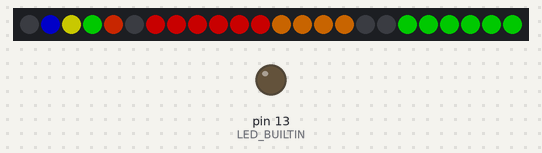
The sketch below on a simulated Arduino Uno, built with avr-gcc and run on an emulated ATmega328P. On the bench: 24 RGB LEDs in strip order, left to right, output pins drawn as LEDs (lit = HIGH). Dim RGB values are drawn brighter than linear.

Above: at 0.1 s.
At 5.1 s:
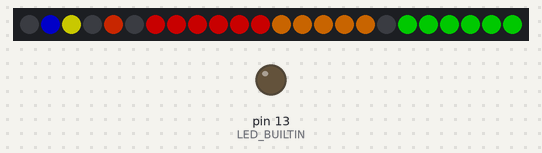
At 17.1 s:
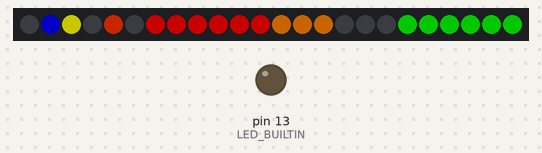
At 25.6 s:
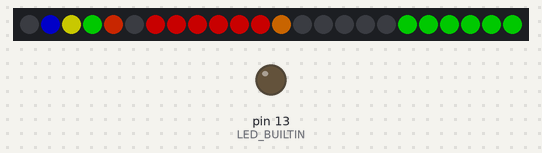
At 34.1 s:
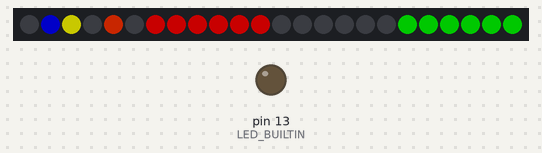

The sketch:

ulate.ino
```cpp
#include <Adafruit_NeoPixel.h>

#define NUM_LEDS 24
#define ROWS 4
#define LED_PER_ROW (unsigned char)(NUM_LEDS / ROWS)
#define DATA_PIN 8
#define BLINK_PERIOD 500

Adafruit_NeoPixel pixels(NUM_LEDS, DATA_PIN, NEO_GRB | NEO_KHZ800);

const uint32_t GREEN = pixels.Color(0, 255, 0);
const uint32_t RED = pixels.Color(255, 0, 0);
const uint32_t BLUE = pixels.Color(0, 0, 255);
const uint32_t BLACK = pixels.Color(0, 0, 0);
const uint32_t WHITE = pixels.Color(255, 255, 255);

const uint32_t metroColors[] = {pixels.Color(0, 0, 255), pixels.Color(255, 255, 0), pixels.Color(0, 255, 0), pixels.Color(255, 50, 0)};
const uint32_t busColors[] = {pixels.Color(255, 0, 255), pixels.Color(255, 255, 255), pixels.Color(255, 128, 0), pixels.Color(127, 127, 255)};

byte modes[ROWS]; // 0 = Not assigned     1 = Metro     2 = Traffic     3 = Bus
int animationFlags[ROWS];
long timer;
int demoPercentage = 100;

byte row = -1;
byte mode = -1;
byte option[3] = {0, 0, 0};
byte buffer[5];

void initRegisters()
{
    for (uint8_t i = 0; i < ROWS; i++)
    {
        modes[i] = 0;
        animationFlags[i] = 0;
    }
    timer = 0;
}

// Mirror every 2 rows when setting pixels to mimic the project's wiring
void setPixelColor(uint8_t pixelNumber, uint32_t color)
{
    if (((pixelNumber / LED_PER_ROW) % 2) == 1)
    {
        // The following expression makes absolutely no sense because I wrote it at 4 in the morning...
        // But hey... It works! :)
        pixelNumber = ((pixelNumber / LED_PER_ROW) * LED_PER_ROW) + (((pixelNumber / LED_PER_ROW) * LED_PER_ROW) + LED_PER_ROW) - pixelNumber - 1;
    }
    pixels.setPixelColor(pixelNumber, color);
}

// Set a row to black
void setRowOff()
{
    for (uint16_t i = row * LED_PER_ROW; i < (row + 1) * LED_PER_ROW; i++)
    {
        setPixelColor(i, BLACK);
    }
}

// Display the metro state
void setMetro()
{
    animationFlags[row] = option[0] << 1;
    for (uint8_t i = 0; i < 4; i++)
        setPixelColor((row * LED_PER_ROW) + i + 1, metroColors[i]);
}

// Blink animation when the metro is down
void updateMetro(uint8_t metroRow)
{
    for (uint8_t i = 0; i < LED_PER_ROW; i++)
    {
        if ((animationFlags[metroRow] & (1 << i)) && i > 0 && i < 5)
        {
            setPixelColor(i + (metroRow * LED_PER_ROW), ((animationFlags[metroRow] & (1 << (LED_PER_ROW + i))) > 0) ? BLACK : metroColors[i - 1]);
            animationFlags[metroRow] ^= (1 << (LED_PER_ROW + i));
        }
    }
}

// Display the traffic state (single color passed in the 3 optional bytes)
void setTraffic()
{
    uint32_t color = pixels.Color(option[0], option[1], option[2]);
    for (uint16_t i = row * LED_PER_ROW; i < (row + 1) * LED_PER_ROW; i++)
    {
        setPixelColor(i, color);
    }
}

// Display a countdown (progressbar)
void setBus()
{
    for (uint16_t i = row * LED_PER_ROW; i < (row + 1) * LED_PER_ROW; i++)
    {
        if (i < (row * LED_PER_ROW) + ((option[0] * LED_PER_ROW) / 100))
        {
            setPixelColor(i, busColors[row]);
        }
        else
        {
            setPixelColor(i, BLACK);
        }
    }
}

// Update all internal states (blinking, fading, sweeping...)
void updateStates()
{
    long timeStamp = millis();
    if (timeStamp - timer > BLINK_PERIOD)
    {
        timer = timeStamp;
        for (uint8_t i = 0; i < ROWS; i++)
        {
            if (modes[i] == 1)
            {
                updateMetro(i);
            }
        }
    }
    // Demo mode
    if (millis() % 1000 > 995)
    {
        --demoPercentage;
        if (demoPercentage <= 0)
        {
            demoPercentage = 100;
        }
        for (uint8_t i = 0; i < ROWS; i++)
        {
            if (modes[i] == 3)
            {
                row = i;
                mode = 3;
                option[0] = demoPercentage;
                updateRow();
            }
        }
    }
}

void updateRow()
{
    modes[row] = mode;
    switch (mode)
    {
    case 0:
        // Not assigned
        setRowOff();
        break;
    case 1:
        // Métro
        setMetro();
        break;
    case 2:
        // Traffic
        setTraffic();
        break;
    case 3:
        // Bus
        setBus();
        break;
    default:
        // You fucked up boi
        setRowOff();
        break;
    }
}

void setup()
{
    Serial.begin(9600);
    pinMode(DATA_PIN, OUTPUT);
    pinMode(LED_BUILTIN, OUTPUT);
    pixels.setBrightness(100);
    pixels.begin();
    pixels.clear();
    pixels.show();
    initRegisters();

    // Initial setup with colors
    row = 0;
    mode = 1;
    option[0] = 0b0100;
    updateRow();

    row = 1;
    mode = 2;
    option[0] = 0xff;
    option[1] = 0x00;
    option[2] = 0x00;
    updateRow();

    row = 2;
    mode = 3;
    option[0] = 70;
    updateRow();

    row = 3;
    mode = 2;
    option[0] = 0x00;
    option[1] = 0xff;
    option[2] = 0x00;
    updateRow();
}

void loop()
{
    if (Serial.available() > 0)
    {
        size_t readBytes = Serial.readBytes(buffer, 5);

        if (readBytes == 5)
        {
            row = buffer[0];
            mode = buffer[1];
            option[0] = buffer[2];
            option[1] = buffer[3];
            option[2] = buffer[4];

            updateRow();
        }
    }

    // Update display
    updateStates();
    pixels.show();
}
```
